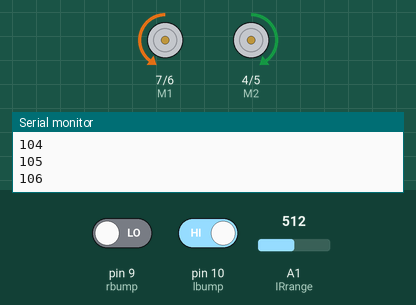
Recording of a sketch running on a simulated Arduino Uno, built with avr-gcc and run on an emulated ATmega328P. On the bench: direction and speed pins drawn as motors (green arrow = direction pin HIGH = forward, orange = LOW = backward, longer = more drive), the last lines printed to the serial monitor. Inputs (shaded band) come from the test bench; at power-on: A1 (IRrange) = 512, pin 10 (lbump) HIGH, pin 9 (rbump) LOW.

Above: at 1.2 s.
1.3 s: A1 (IRrange) set to 488
3.4 s: A1 (IRrange) set to 510
At 5.43 s:
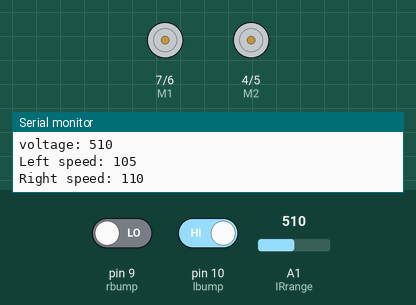
9.2 s: pin 10 (lbump) driven LOW
At 10.0 s:
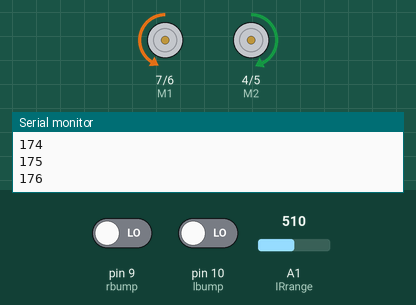
10.7 s: pin 10 (lbump) driven HIGH
At 11.8 s:
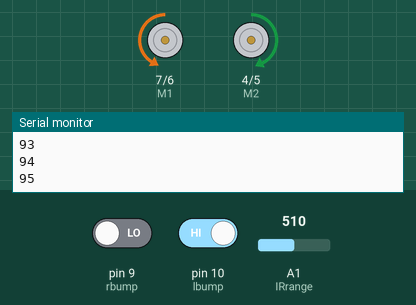
14.2 s: A1 (IRrange) set to 165
Timing chart, 0 to 17.2 s (numbered marks = the images above; inputs shaded):
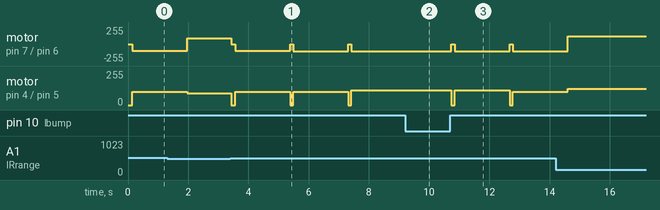

The sketch:

Mod_2.ino
```cpp
#include <EEPROM.h>
#include <math.h>

byte left_speed, right_speed;
int lbump = 10; //10k pull up (white and black wires)
int rbump = 9;
bool LEFT = false;
bool RIGHT = true;
int encoder = 10;
int IRrange = A1;

int E1 = 6;//left motor
int M1 = 7;
int E2 = 5;//right motor
int M2 = 4;

void setup() {
  // put your setup code here, to run once:
  Serial.begin(9600);
  pinMode(E1, OUTPUT);
  pinMode(E2, OUTPUT);
  pinMode(M1, OUTPUT);
  pinMode(M2, OUTPUT);
  pinMode(lbump, INPUT);
  pinMode(rbump, INPUT);
  pinMode(encoder, INPUT);
  pinMode(IRrange, INPUT);
  left_speed = 110;//EEPROM.read(0);
  right_speed = 105;//EEPROM.read(1);
  Serial.print("Left speed: ");
  Serial.println(left_speed);
  Serial.print("Right speed: ");
  Serial.println(right_speed);
  WaitButton();
}

void WaitButton(){
  while (((digitalRead(lbump) == HIGH) || (digitalRead(rbump) == HIGH))){
    if (((digitalRead(lbump) == LOW) || (digitalRead(rbump) == LOW))){
      while (((digitalRead(lbump) == LOW) || (digitalRead(rbump) == LOW))){
        if (((digitalRead(lbump) == HIGH) || (digitalRead(rbump) == HIGH))){
          Serial.println("Starting...");
          break;
        }
      }
      break;
    }
  }
}

void Forward(){
//  Write Motors to Drive Forward
  digitalWrite(M1, HIGH);
  digitalWrite(M2, HIGH);
  analogWrite(E1, left_speed);
  analogWrite(E2, right_speed);
//  Serial.println("Motors: Forward");
}
void Backward(){
//  Write Motors to Drive Backwards
  digitalWrite(M1, LOW);
  digitalWrite(M2, LOW);
  analogWrite(E1, left_speed);
  analogWrite(E2, right_speed);
//  Serial.println("Motors: Backward");
}

void Stop(){
//  Write Motors to Stop
  analogWrite(E1, 0);
  analogWrite(E2, 0);
//  Serial.println("Motors: Stopped");
}

void Pivot(bool dir, int angle){
  int count = 0;
  Stop();
  delay(100);
  if (dir == true){
      digitalWrite(M1, HIGH);
      digitalWrite(M2, LOW);
      analogWrite(E1, 100);
      analogWrite(E2, 100);
  }else{
      digitalWrite(M1, LOW);
      digitalWrite(M2, HIGH);
      analogWrite(E1, 100);
      analogWrite(E2, 100);
  }
  while (true){
    if (digitalRead(encoder) == HIGH){
      count++;
      Serial.println(count);
      delay(10); //Might help?
    }
    if (count == angle*1){
      Stop();
      break;
    }
  }
}

void adjustSpeed(float factor){
  left_speed = 105*factor;//EEPROM.read(0)*factor;
  right_speed = 110*factor;//EEPROM.read(1)*factor;
  Serial.print("Left speed: ");
  Serial.println(left_speed);
  Serial.print("Right speed: ");
  Serial.println(right_speed);
}

void ReactIRSensor(){
  int range = analogRead(IRrange); //mV
  Serial.print("voltage: ");
  Serial.println(range);
  if (range >= 500){//object infront
    Stop();
    adjustSpeed(1);
    Pivot(LEFT, 180);
  }else if(range >= 300){
    adjustSpeed(0.8);
  }else if(range >= 175){
    adjustSpeed(1);
  }else{
    adjustSpeed(1.1);
  }
}

void loop() {
  ReactIRSensor();
  Forward();
}
```

Measured:
- after the input at 3.4 s, motor on pin 7 (M1) / pin 6 (E1): forward 84/255 → stopped at once, → backward 100/255 0.14 s later, → stopped 1.8 s later, → backward 105/255 0.10 s later, … (6 changes in this stretch); motor on pin 4 (M2) / pin 5 (E2): forward 88/255 → stopped at once, then repeats every 1.9 s: forward 100/255 1.8 s, stopped 0.10 s
- after the input at 9.2 s, motor on pin 7 (M1) / pin 6 (E1): stays backward 105/255 (without the input it goes to stopped after 0.05 s); motor on pin 4 (M2) / pin 5 (E2): stays forward 110/255 (without the input it goes to stopped after 0.05 s)
- after the input at 10.7 s, motor on pin 7 (M1) / pin 6 (E1): alternates backward 105/255 for 1.8 s and stopped for 0.10 s, starting at once; motor on pin 4 (M2) / pin 5 (E2): forward 110/255 → stopped at once, → forward 110/255 0.10 s later, → stopped 1.8 s later, → forward 100/255 0.10 s later
